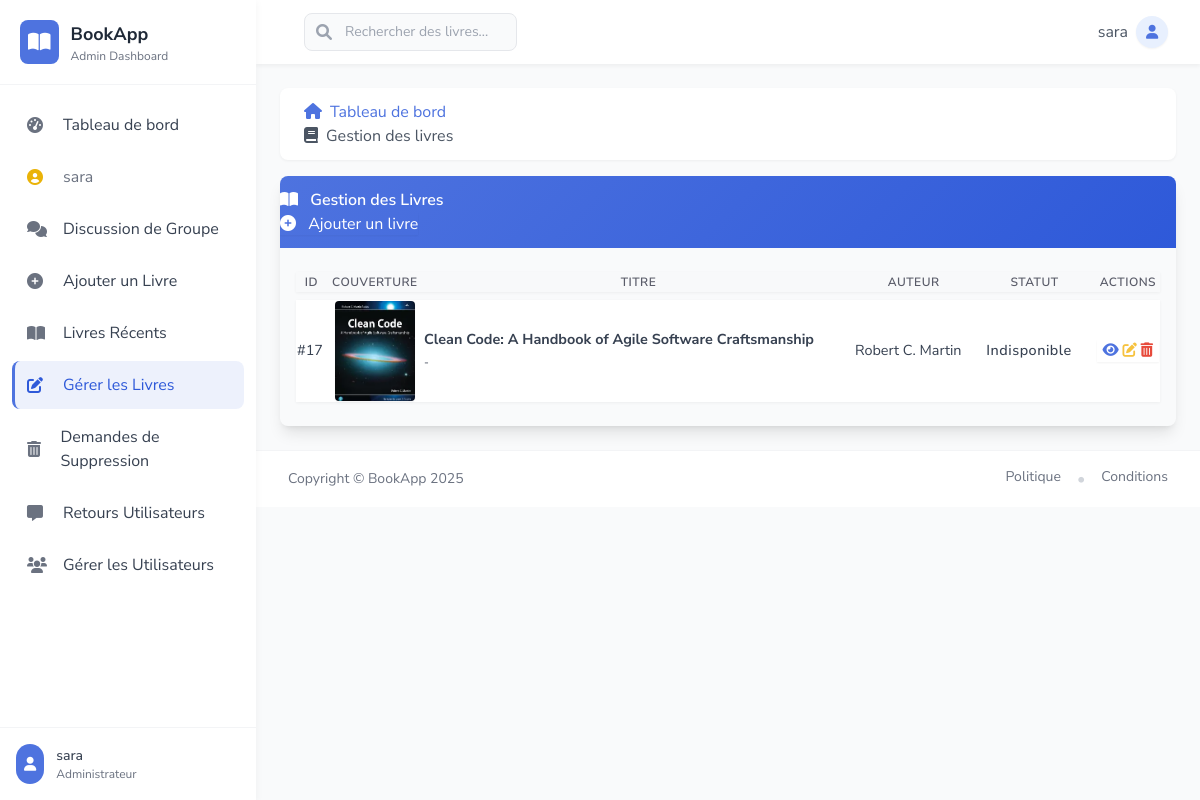
The app's page /ambook/ (signed in) with its own data.
### bookstore/models.py (models this page shows, shortened)
class User(AbstractUser):
    is_admin = models.BooleanField(default=False)
    is_publisher = models.BooleanField(default=False)
    is_librarian = models.BooleanField(default=False)
    class Meta:
        swappable = 'AUTH_USER_MODEL'

class Book(models.Model):
    title = models.CharField(max_length=100)
    author = models.CharField(max_length=100)
    year = models.CharField(max_length=100)
    publisher = models.CharField(max_length=200)
    desc = models.CharField(max_length=1000)
    uploaded_by = models.CharField(max_length=100, null=True, blank=True)
    user_id = models.CharField(max_length=100, null=True, blank=True)
    pdf = models.FileField(upload_to='bookapp/pdfs/')
    cover = models.ImageField(upload_to='bookapp/covers/', null=True, blank=True)

### bookstore/views.py (the view)
# urls.py: path('ambook/', views.AManageBook.as_view(), name='ambook'),
class AManageBook(LoginRequiredMixin,ListView):
	model = Book
	template_name = 'dashboard/manage_books.html'
	context_object_name = 'books'
	paginate_by = 3
	def get_queryset(self):
		return Book.objects.order_by('-id')

### bookstore/templates/dashboard/manage_books.html (shortened to what this page needs)
{% extends 'dashboard/base.html' %}
{% load static %}
{% block body %}
<div class="container-fluid">
    <div class="row">
        <div class="col-12">
            <nav aria-label="breadcrumb" class="mb-4">
                <ol class="breadcrumb bg-white p-3 rounded-lg shadow-xs">
                    <li class="breadcrumb-item"><a href="{% url 'dashboard' %}" class="text-primary"><i class="fas fa-home mr-2"></i>Tableau de bord</a></li>
                    <li class="breadcrumb-item active text-gray-600"><i class="fas fa-book mr-2"></i>Gestion des livres</li>
                </ol>
            </nav>
            <div class="card shadow-lg border-0">
                <div class="card-header bg-gradient-primary text-white py-3 d-flex justify-content-between align-items-center border-0">
                    <h5 class="m-0 font-weight-600">
                        <i class="fas fa-book-open mr-2"></i>
                        Gestion des Livres
                    </h5>
                    <a href="{% url 'aabook_form' %}" class="btn btn-light btn-sm rounded-pill shadow-sm">
                        <i class="fas fa-plus-circle mr-2"></i> Ajouter un livre
                    </a>
                </div>
                <div class="card-body px-4 py-4">
                    <div class="table-responsive">
                        <table class="table table-hover table-borderless" id="bookTable" width="100%" cellspacing="0">
                            <thead class="thead-light">
                                <tr>
                                    <th class="border-0">ID</th>
                                    <th class="border-0">Couverture</th>
                                    <th class="border-0">Titre</th>
                                    <th class="border-0">Auteur</th>
                                    <th class="border-0">Statut</th>
                                    <th class="border-0 text-center">Actions</th>
                                </tr>
                            </thead>
                            <tbody>
                                {% if books %}
                                {% for book in books %}
                                <tr class="position-relative">
                                    <td class="align-middle">#{{ book.id }}</td>
                                    <td class="text-center align-middle">
                                        <div class="book-cover-container">
                                            {% if book.cover %}
                                            <img src="{{ book.cover.url }}" alt="{{ book.title }}" class="book-cover shadow-sm">
                                            {% else %}
                                            <div class="book-cover-placeholder">
                                                <i class="fas fa-book-open"></i>
                                            </div>
                                            {% endif %}
                                        </div>
                                    </td>
                                    <td class="align-middle">
                                        <strong>{{ book.title }}</strong><br>
                                        <small class="text-muted">{{ book.category|default:"-" }}</small>
                                    </td>
                                    <td class="align-middle">{{ book.author|default:"-" }}</td>
                                    <td class="align-middle">
                                        {% if book.is_available %}
                                        <span class="badge badge-success badge-pill px-3 py-1">Disponible</span>
                                        {% else %}
                                        <span class="badge badge-secondary badge-pill px-3 py-1">Indisponible</span>
                                        {% endif %}
                                    </td>
                                    <td class="text-center align-middle">
                                        <div class="btn-group btn-group-sm shadow-sm" role="group">
                                            <a href="{% url 'avbook' book.pk %}" class="btn btn-outline-primary rounded-left" title="Voir" data-toggle="tooltip">
                                                <i class="fas fa-eye"></i>
                                            </a>
                                            <a href="{% url 'aebook' book.pk %}" class="btn btn-outline-warning" title="Modifier" data-toggle="tooltip">
                                                <i class="fas fa-edit"></i>
                                            </a>
                                            <a href="{% url 'adbook' book.pk %}" class="btn btn-outline-danger rounded-right" title="Supprimer" data-toggle="tooltip">
                                                <i class="fas fa-trash-alt"></i>
                                            </a>
                                        </div>
                                    </td>
                                </tr>
                                {% endfor %}
                                {% endif %}
                            </tbody>
                        </table>
                    </div>
                </div>
            </div>
        </div>
    </div>
</div>
{% endblock %}

### bookstore/templates/dashboard/base.html (shortened to what this page needs)
{% load static %}
<!DOCTYPE html>
<html lang="fr">
<head>
    <script src="https://cdn.tailwindcss.com"></script>
    <link rel="stylesheet" href="https://cdnjs.cloudflare.com/ajax/libs/font-awesome/6.0.0/css/all.min.css" />
</head>
<body class="bg-gray-50 font-sans text-gray-700">
    <div class="min-h-screen flex">
        <aside class="w-64 bg-white shadow-sidebar fixed h-full transition-all duration-300 transform z-20" id="sidebar">
            <div class="p-5 border-b border-gray-100">
                <a href="{% url 'dashboard' %}" class="flex items-center space-x-3">
                    <div class="bg-primary p-2 rounded-lg">
                        <i class="fas fa-book-open text-xl text-white"></i>
                    </div>
                    <div>
                        <h5 class="text-lg font-bold text-gray-800">BookApp</h5>
                        <p class="text-xs text-gray-500">Admin Dashboard</p>
                    </div>
                </a>
            </div>
            <nav class="mt-4 px-3">
                <a href="{% url 'dashboard' %}" class="sidebar-item flex items-center px-3 py-3 rounded-lg mb-1 hover:text-primary">
                    <i class="fas fa-tachometer-alt w-6 text-gray-500"></i>
                    <span class="ml-3">Tableau de bord</span>
                </a>
                <div class="sidebar-item flex items-center px-3 py-3 rounded-lg mb-1 text-gray-500">
                    <i class="fas fa-user-circle w-6 text-yellow-500"></i>
                    <span class="ml-3">{{ user.username }}</span>
                </div>
                <a href="{% url 'alchat' %}" class="sidebar-item flex items-center px-3 py-3 rounded-lg mb-1 hover:text-primary">
                    <i class="fas fa-comments w-6 text-gray-500"></i>
                    <span class="ml-3">Discussion de Groupe</span>
                </a>
                <a href="{% url 'aabook_form' %}" class="sidebar-item flex items-center px-3 py-3 rounded-lg mb-1 hover:text-primary">
                    <i class="fas fa-plus-circle w-6 text-gray-500"></i>
                    <span class="ml-3">Ajouter un Livre</span>
                </a>
                <a href="{% url 'albook' %}" class="sidebar-item flex items-center px-3 py-3 rounded-lg mb-1 hover:text-primary">
                    <i class="fas fa-book-open w-6 text-gray-500"></i>
                    <span class="ml-3">Livres Récents</span>
                </a>
                <a href="{% url 'ambook' %}" class="sidebar-item flex items-center px-3 py-3 rounded-lg mb-1 hover:text-primary">
                    <i class="fas fa-edit w-6 text-gray-500"></i>
                    <span class="ml-3">Gérer les Livres</span>
                </a>
                <a href="{% url 'adrequest' %}" class="sidebar-item flex items-center px-3 py-3 rounded-lg mb-1 hover:text-primary">
                    <i class="fas fa-trash-alt w-6 text-gray-500"></i>
                    <span class="ml-3">Demandes de Suppression</span>
                </a>
                <a href="{% url 'afeedback' %}" class="sidebar-item flex items-center px-3 py-3 rounded-lg mb-1 hover:text-primary">
                    <i class="fas fa-comment-alt w-6 text-gray-500"></i>
                    <span class="ml-3">Retours Utilisateurs</span>
                </a>
                <a href="{% url 'aluser' %}" class="sidebar-item flex items-center px-3 py-3 rounded-lg mb-1 hover:text-primary">
                    <i class="fas fa-users w-6 text-gray-500"></i>
                    <span class="ml-3">Gérer les Utilisateurs</span>
                </a>
            </nav>
            <div class="absolute bottom-0 w-full p-4 border-t border-gray-100 bg-white">
                <div class="flex items-center space-x-3">
                    <div class="bg-primary p-2 rounded-full">
                        <i class="fas fa-user text-white text-sm"></i>
                    </div>
                    <div>
                        <div class="text-sm font-medium text-gray-700">{{ user.username }}</div>
                        <div class="text-xs text-gray-500">Administrateur</div>
                    </div>
                </div>
            </div>
        </aside>
        <div class="flex-1 ml-64">
            <nav class="bg-white shadow-navbar">
                <div class="max-w-7xl mx-auto px-4 sm:px-6 lg:px-8">
                    <div class="flex justify-between h-16 items-center">
                        <div class="flex items-center">
                            <form class="ml-4 flex-1" action="{% url 'asearch' %}">
                                <div class="w-full max-w-lg lg:max-w-xs">
                                    <div class="relative">
                                        <div class="absolute inset-y-0 left-0 pl-3 flex items-center pointer-events-none">
                                        </div>
                                        <input id="search" name="query"
                                            class="input-focus block w-full pl-10 pr-3 py-2 border border-gray-200 rounded-lg bg-gray-50 placeholder-gray-400 focus:outline-none focus:ring-1 focus:ring-primary focus:border-transparent sm:text-sm"
                                            placeholder="Rechercher des livres..."
                                            type="search" />
                                    </div>
                                </div>
                            </form>
                        </div>
                        <div class="flex items-center">
                            <div class="ml-3 relative">
                                <div class="flex items-center">
                                    <span class="text-gray-600 mr-2 hidden md:block">{{ user.username }}</span>
                                    <button type="button" class="relative flex text-sm focus:outline-none" id="user-menu-button">
                                        <div class="h-8 w-8 rounded-full bg-primary-light flex items-center justify-center text-primary shadow-sm">
                                            <i class="fas fa-user text-sm"></i>
                                        </div>
                                    </button>
                                </div>
                            </div>
                        </div>
                    </div>
                </div>
            </nav>
            <main class="flex-1 p-6">
                {% block body %}{% endblock %}
            </main>
            <footer class="bg-white border-t border-gray-100">
                <div class="max-w-7xl mx-auto py-4 px-4 sm:px-6 lg:px-8">
                    <div class="flex flex-col md:flex-row justify-between items-center">
                        <div class="text-sm text-gray-500 mb-2 md:mb-0">
                            Copyright &copy; BookApp {% now "Y" %}
                        </div>
                        <div class="flex space-x-4">
                            <a href="#" class="text-sm text-gray-500 hover:text-primary">Politique</a>
                            <span class="text-gray-300">•</span>
                            <a href="#" class="text-sm text-gray-500 hover:text-primary">Conditions</a>
                        </div>
                    </div>
                </div>
            </footer>
        </div>
    </div>
</body>
</html>

### bookstore/templates/dashboard/base.html (style rules this page uses)
.sidebar-item { transition: all 0.2s ease; border-left: 3px solid transparent; }
.sidebar-item.active { background-color: rgba(78, 115, 223, 0.1); border-left-color: #4e73df; color: #2e59d9; }
.sidebar-item.active i { color: #2e59d9; }

### bookstore/templates/dashboard/manage_books.html (style rules this page uses)
:root { --primary: #4e73df; --primary-dark: #2e59d9; --secondary: #f8f9fa; --text-gray: #5a5c69; --light-gray: #e3e6f0; }
body { background-color: #f8f9fc; }
.card { border-radius: 0.5rem; border: none; overflow: hidden; }
.card-header { background: linear-gradient(135deg, var(--primary) 0%, var(--primary-dark) 100%); }
.breadcrumb { background-color: white; padding: 0.75rem 1.5rem; }
.table { font-size: 0.9rem; border-collapse: separate; border-spacing: 0 0.5rem; }
.table th { border: none; font-weight: 600; text-transform: uppercase; font-size: 0.75rem; letter-spacing: 0.5px; color: var(--text-gray); background-color: #f8f9fa; }
.table td { vertical-align: middle; background-color: white; }
.table tr { transition: all 0.3s ease; box-shadow: 0 1px 3px rgba(0, 0, 0, 0.05); }
.book-cover-container { width: 80px; height: 100px; margin: 0 auto; }
.book-cover { width: 100%; height: 100%; object-fit: cover; border-radius: 4px; transition: all 0.3s ease; }
.badge { font-weight: 500; letter-spacing: 0.5px; }
.badge-pill { border-radius: 50rem; }
.btn-outline-primary { color: var(--primary); border-color: var(--primary); }
.btn-outline-warning { color: #f6c23e; border-color: #f6c23e; }
.btn-outline-danger { color: #e74a3b; border-color: #e74a3b; }
.font-weight-600 { font-weight: 600; }
.shadow-xs { box-shadow: 0 1px 3px rgba(0, 0, 0, 0.05); }

### records on screen
User: username "sara"
Book: id "17", cover (picture), title "Clean Code: A Handbook of Agile Software Craftsmanship", category "-", author "Robert C. Martin"
